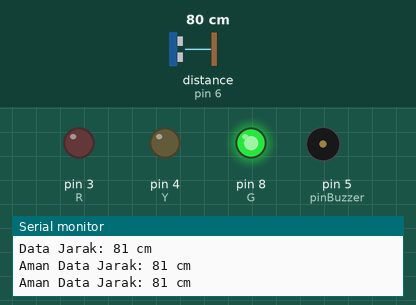
A sketch run on a simulated Arduino Uno, built with avr-gcc and run on an emulated ATmega328P. Parts: output pins drawn as LEDs (lit = HIGH), buzzer (waves = sounding, pin HIGH), the last lines printed to the serial monitor. Inputs (shaded band) come from the test bench; at power-on: distance to the obstacle (sensor on pin 6) 80 cm. The echo pulse lasts 58.3 µs per cm.

Above: at 1.3 s.
1.4 s: distance to the obstacle (sensor on pin 6) set to 72 cm
3.2 s: distance to the obstacle (sensor on pin 6) set to 67 cm
At 5.2 s:
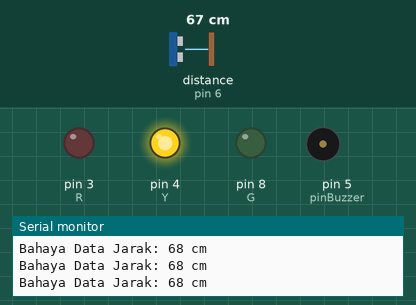
5.5 s: distance to the obstacle (sensor on pin 6) set to 24 cm
8.5 s: distance to the obstacle (sensor on pin 6) set to 18 cm
At 9.5 s:
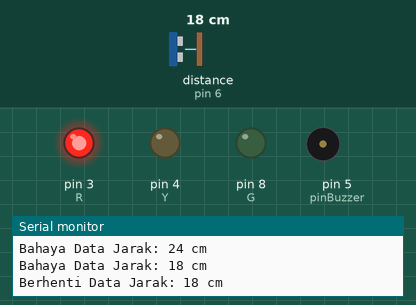
11.5 s: distance to the obstacle (sensor on pin 6) set to 35 cm
At 11.9 s:
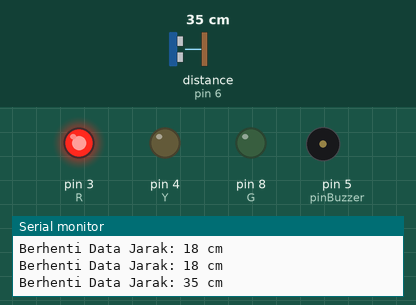
13.5 s: distance to the obstacle (sensor on pin 6) set to 120 cm
At 15.1 s:
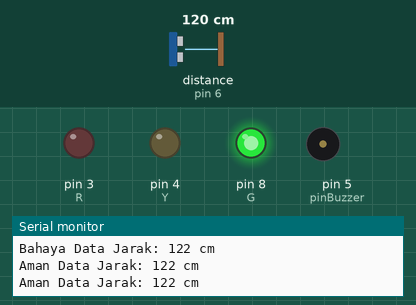
Timing chart, 0 to 16.6 s (numbered marks = the images above; inputs shaded):
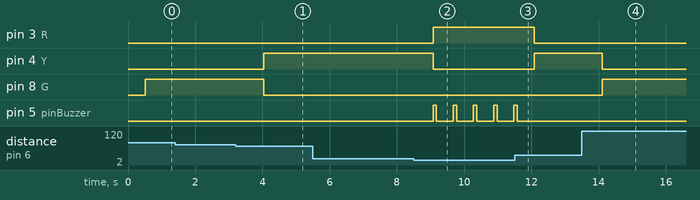

The sketch:

6_Sensor_Ultrasonik.ino
```cpp
//Inisialisasi
#include <NewPing.h>

int triger = 7;
int echo = 6;
int R=3;
int Y=4;
int G=8;
int batas =400;//Max 400 cm
int pinBuzzer = 5;

NewPing cm(triger,echo,batas);

void setup() {
  Serial.begin(9600);
  pinMode (R,OUTPUT);
  pinMode (Y,OUTPUT);
  pinMode (G,OUTPUT);
  pinMode (pinBuzzer,OUTPUT);

}

void loop() {
  // Baca Sensor
  int bacaJarak=cm.ping_cm();

  //Print to Serial
  Serial.print("Data Jarak: ");
  Serial.print(bacaJarak);
  Serial.print(" cm ");
  Serial.println();//Enter
  delay(500); //Jeda Jarak 500 ml s

  //Logic
  if (bacaJarak <=20 and bacaJarak!=0){
    digitalWrite(R,HIGH);
    digitalWrite(Y,LOW);
    digitalWrite(G,LOW);
    digitalWrite(pinBuzzer,HIGH);
    delay (100);
    digitalWrite(pinBuzzer,LOW);
    Serial.print("Berhenti ");

  }
  else if (bacaJarak >= 21 and bacaJarak <=70){
    digitalWrite(R,LOW);
    digitalWrite(Y,HIGH);
    digitalWrite(G,LOW);
    digitalWrite(pinBuzzer,LOW);
    Serial.print("Bahaya ");
  }
  else{
    digitalWrite(R,LOW);
    digitalWrite(Y,LOW);
    digitalWrite(G,HIGH);
    digitalWrite(pinBuzzer,LOW);
    Serial.print("Aman ");
  }
}
```

Measured:
- the behaviour switches between 70 and 69 cm on distance to the obstacle (sensor on pin 6) (found by bisection; images 0 and 1)
- the behaviour switches between 21 and 20 cm on distance to the obstacle (sensor on pin 6) (found by bisection; images 1 and 2)
- after the input at 3.2 s, pin 4 (Y): LOW → HIGH after 0.84 s; pin 8 (G): HIGH → LOW after 0.84 s
- after the input at 8.5 s, pin 3 (R): LOW → HIGH after 0.57 s; pin 4 (Y): HIGH → LOW after 0.57 s; pin 5 (pinBuzzer): alternates HIGH for 0.10 s and LOW for 0.50 s, starting after 0.57 s
- after the input at 11.5 s, pin 3 (R): HIGH → LOW after 0.59 s; pin 4 (Y): LOW → HIGH after 0.59 s; pin 5 (pinBuzzer): goes on until 11.6 s, then stays LOW
- after the input at 13.5 s, pin 4 (Y): HIGH → LOW after 0.60 s; pin 8 (G): LOW → HIGH after 0.60 s
